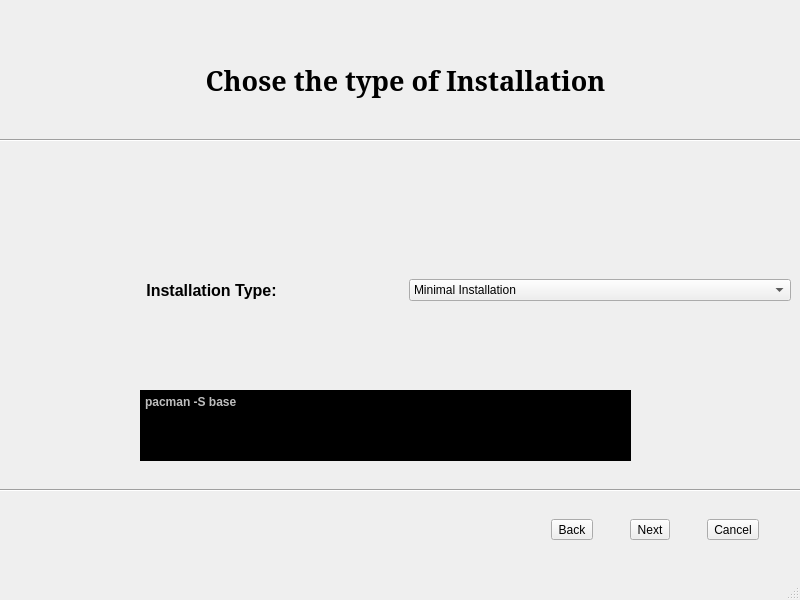
<?xml version="1.0" encoding="UTF-8"?>
<ui version="4.0">
 <class>ArchLinuxInstaller</class>
 <widget class="QMainWindow" name="ArchLinuxInstaller">
  <property name="geometry">
   <rect>
    <x>0</x>
    <y>0</y>
    <width>800</width>
    <height>600</height>
   </rect>
  </property>
  <property name="windowTitle">
   <string>MainWindow</string>
  </property>
  <property name="autoFillBackground">
   <bool>false</bool>
  </property>
  <widget class="QWidget" name="centralwidget">
   <widget class="QStackedWidget" name="stackedWidget">
    <property name="enabled">
     <bool>true</bool>
    </property>
    <property name="geometry">
     <rect>
      <x>0</x>
      <y>0</y>
      <width>801</width>
      <height>581</height>
     </rect>
    </property>
    <property name="lineWidth">
     <number>-1</number>
    </property>
    <property name="currentIndex">
     <number>1</number>
    </property>
    <widget class="QWidget" name="page_3">
     <widget class="QLabel" name="label">
      <property name="geometry">
       <rect>
        <x>0</x>
        <y>60</y>
        <width>791</width>
        <height>111</height>
       </rect>
      </property>
      <property name="font">
       <font>
        <family>SimSun</family>
        <pointsize>20</pointsize>
        <bold>true</bold>
        <strikeout>false</strikeout>
       </font>
      </property>
      <property name="text">
       <string>Welcome to the Arch Linux Installation Wizard</string>
      </property>
      <property name="scaledContents">
       <bool>false</bool>
      </property>
      <property name="alignment">
       <set>Qt::AlignmentFlag::AlignCenter</set>
      </property>
      <property name="wordWrap">
       <bool>true</bool>
      </property>
      <property name="margin">
       <number>0</number>
      </property>
     </widget>
     <widget class="QLabel" name="label_2">
      <property name="geometry">
       <rect>
        <x>80</x>
        <y>280</y>
        <width>661</width>
        <height>91</height>
       </rect>
      </property>
      <property name="font">
       <font>
        <pointsize>11</pointsize>
       </font>
      </property>
      <property name="acceptDrops">
       <bool>false</bool>
      </property>
      <property name="text">
       <string>This installer will guide you through the most difficult task of installing Arch Linux on your PC, and you wont feel it as hard as it used to be.</string>
      </property>
      <property name="textFormat">
       <enum>Qt::TextFormat::AutoText</enum>
      </property>
      <property name="scaledContents">
       <bool>false</bool>
      </property>
      <property name="alignment">
       <set>Qt::AlignmentFlag::AlignCenter</set>
      </property>
      <property name="wordWrap">
       <bool>true</bool>
      </property>
     </widget>
     <widget class="QWidget" name="horizontalLayoutWidget_2">
      <property name="geometry">
       <rect>
        <x>579</x>
        <y>490</y>
        <width>211</width>
        <height>80</height>
       </rect>
      </property>
      <layout class="QHBoxLayout" name="horizontalLayout_4">
       <item>
        <widget class="QToolButton" name="toolButton_2">
         <property name="text">
          <string>Next</string>
         </property>
        </widget>
       </item>
       <item>
        <widget class="QToolButton" name="toolButton_3">
         <property name="text">
          <string>Cancel</string>
         </property>
        </widget>
       </item>
      </layout>
     </widget>
     <widget class="Line" name="line_9">
      <property name="geometry">
       <rect>
        <x>-60</x>
        <y>160</y>
        <width>931</width>
        <height>41</height>
       </rect>
      </property>
      <property name="orientation">
       <enum>Qt::Orientation::Horizontal</enum>
      </property>
     </widget>
     <widget class="Line" name="line_10">
      <property name="geometry">
       <rect>
        <x>-70</x>
        <y>30</y>
        <width>961</width>
        <height>41</height>
       </rect>
      </property>
      <property name="orientation">
       <enum>Qt::Orientation::Horizontal</enum>
      </property>
     </widget>
     <widget class="Line" name="line_11">
      <property name="geometry">
       <rect>
        <x>-100</x>
        <y>475</y>
        <width>991</width>
        <height>31</height>
       </rect>
      </property>
      <property name="orientation">
       <enum>Qt::Orientation::Horizontal</enum>
      </property>
     </widget>
    </widget>
    <widget class="QWidget" name="page_4">
     <widget class="QWidget" name="horizontalLayoutWidget">
      <property name="geometry">
       <rect>
        <x>520</x>
        <y>490</y>
        <width>271</width>
        <height>80</height>
       </rect>
      </property>
      <layout class="QHBoxLayout" name="horizontalLayout_3">
       <item>
        <widget class="QToolButton" name="toolButton_4">
         <property name="text">
          <string>Back</string>
         </property>
        </widget>
       </item>
       <item>
        <widget class="QToolButton" name="toolButton_6">
         <property name="text">
          <string>Next</string>
         </property>
        </widget>
       </item>
       <item>
        <widget class="QToolButton" name="toolButton_5">
         <property name="text">
          <string>Cancel</string>
         </property>
        </widget>
       </item>
      </layout>
     </widget>
     <widget class="QWidget" name="verticalLayoutWidget">
      <property name="geometry">
       <rect>
        <x>20</x>
        <y>200</y>
        <width>771</width>
        <height>181</height>
       </rect>
      </property>
      <layout class="QVBoxLayout" name="verticalLayout_2">
       <item>
        <layout class="QHBoxLayout" name="horizontalLayout_6">
         <item>
          <widget class="QLabel" name="label_3">
           <property name="font">
            <font>
             <pointsize>12</pointsize>
             <bold>true</bold>
            </font>
           </property>
           <property name="text">
            <string>Installation Type:</string>
           </property>
           <property name="alignment">
            <set>Qt::AlignmentFlag::AlignCenter</set>
           </property>
          </widget>
         </item>
         <item>
          <widget class="QComboBox" name="comboBox">
           <property name="font">
            <font>
             <bold>false</bold>
            </font>
           </property>
           <item>
            <property name="text">
             <string>Minimal Installation</string>
            </property>
           </item>
           <item>
            <property name="text">
             <string>Normal Installation with a GUI</string>
            </property>
           </item>
           <item>
            <property name="text">
             <string>Normal Installation with a GUI and some Utilities</string>
            </property>
           </item>
          </widget>
         </item>
        </layout>
       </item>
      </layout>
     </widget>
     <widget class="QLabel" name="label_4">
      <property name="geometry">
       <rect>
        <x>110</x>
        <y>60</y>
        <width>591</width>
        <height>41</height>
       </rect>
      </property>
      <property name="font">
       <font>
        <family>SimSun</family>
        <pointsize>20</pointsize>
        <italic>false</italic>
        <bold>true</bold>
       </font>
      </property>
      <property name="text">
       <string>Chose the type of Installation</string>
      </property>
      <property name="alignment">
       <set>Qt::AlignmentFlag::AlignCenter</set>
      </property>
     </widget>
     <widget class="Line" name="line_12">
      <property name="enabled">
       <bool>true</bool>
      </property>
      <property name="geometry">
       <rect>
        <x>-80</x>
        <y>480</y>
        <width>1001</width>
        <height>20</height>
       </rect>
      </property>
      <property name="orientation">
       <enum>Qt::Orientation::Horizontal</enum>
      </property>
     </widget>
     <widget class="Line" name="line_7">
      <property name="geometry">
       <rect>
        <x>-120</x>
        <y>130</y>
        <width>1081</width>
        <height>20</height>
       </rect>
      </property>
      <property name="orientation">
       <enum>Qt::Orientation::Horizontal</enum>
      </property>
     </widget>
     <widget class="QTextEdit" name="textEdit">
      <property name="enabled">
       <bool>false</bool>
      </property>
      <property name="geometry">
       <rect>
        <x>140</x>
        <y>390</y>
        <width>491</width>
        <height>71</height>
       </rect>
      </property>
      <property name="font">
       <font>
        <bold>true</bold>
       </font>
      </property>
      <property name="cursor" stdset="0">
       <cursorShape>IBeamCursor</cursorShape>
      </property>
      <property name="styleSheet">
       <string notr="true">background-color: rgb(0, 0, 0);</string>
      </property>
      <property name="html">
       <string>&lt;!DOCTYPE HTML PUBLIC &quot;-//W3C//DTD HTML 4.0//EN&quot; &quot;http://www.w3.org/TR/REC-html40/strict.dtd&quot;&gt;
&lt;html&gt;&lt;head&gt;&lt;meta name=&quot;qrichtext&quot; content=&quot;1&quot; /&gt;&lt;meta charset=&quot;utf-8&quot; /&gt;&lt;style type=&quot;text/css&quot;&gt;
p, li { white-space: pre-wrap; }
hr { height: 1px; border-width: 0; }
li.unchecked::marker { content: &quot;\2610&quot;; }
li.checked::marker { content: &quot;\2612&quot;; }
&lt;/style&gt;&lt;/head&gt;&lt;body style=&quot; font-family:'Noto Sans'; font-size:10pt; font-weight:700; font-style:normal;&quot;&gt;
&lt;p style=&quot; margin-top:0px; margin-bottom:0px; margin-left:0px; margin-right:0px; -qt-block-indent:0; text-indent:0px;&quot;&gt;&lt;span style=&quot; font-family:'Segoe UI'; font-size:9pt;&quot;&gt;pacman -S base&lt;/span&gt;&lt;/p&gt;&lt;/body&gt;&lt;/html&gt;</string>
      </property>
      <property name="placeholderText">
       <string/>
      </property>
     </widget>
    </widget>
    <widget class="QWidget" name="page_5">
     <widget class="QLabel" name="label_5">
      <property name="geometry">
       <rect>
        <x>110</x>
        <y>40</y>
        <width>591</width>
        <height>81</height>
       </rect>
      </property>
      <property name="font">
       <font>
        <family>SimSun</family>
        <pointsize>20</pointsize>
        <italic>false</italic>
        <bold>true</bold>
       </font>
      </property>
      <property name="text">
       <string>Disk Setup: How do you want Arch Installed?</string>
      </property>
      <property name="alignment">
       <set>Qt::AlignmentFlag::AlignCenter</set>
      </property>
      <property name="wordWrap">
       <bool>true</bool>
      </property>
     </widget>
     <widget class="QWidget" name="verticalLayoutWidget_2">
      <property name="geometry">
       <rect>
        <x>100</x>
        <y>210</y>
        <width>609</width>
        <height>201</height>
       </rect>
      </property>
      <layout class="QVBoxLayout" name="verticalLayout_3">
       <item>
        <widget class="Line" name="line_16">
         <property name="orientation">
          <enum>Qt::Orientation::Horizontal</enum>
         </property>
        </widget>
       </item>
       <item>
        <widget class="QRadioButton" name="radioButton">
         <property name="font">
          <font>
           <pointsize>12</pointsize>
          </font>
         </property>
         <property name="text">
          <string>Install Arch alongside &amp;your existing puny OS</string>
         </property>
        </widget>
       </item>
       <item>
        <widget class="Line" name="line_13">
         <property name="orientation">
          <enum>Qt::Orientation::Horizontal</enum>
         </property>
        </widget>
       </item>
       <item>
        <widget class="QRadioButton" name="radioButton_2">
         <property name="font">
          <font>
           <pointsize>12</pointsize>
          </font>
         </property>
         <property name="text">
          <string>Erase dis&amp;k and install Arch</string>
         </property>
        </widget>
       </item>
       <item>
        <widget class="Line" name="line_14">
         <property name="orientation">
          <enum>Qt::Orientation::Horizontal</enum>
         </property>
        </widget>
       </item>
       <item>
        <widget class="QRadioButton" name="radioButton_3">
         <property name="font">
          <font>
           <pointsize>12</pointsize>
          </font>
         </property>
         <property name="text">
          <string>Man&amp;ual Installation</string>
         </property>
        </widget>
       </item>
       <item>
        <widget class="Line" name="line_15">
         <property name="orientation">
          <enum>Qt::Orientation::Horizontal</enum>
         </property>
        </widget>
       </item>
      </layout>
     </widget>
     <widget class="QWidget" name="horizontalLayoutWidget_4">
      <property name="geometry">
       <rect>
        <x>520</x>
        <y>490</y>
        <width>271</width>
        <height>80</height>
       </rect>
      </property>
      <layout class="QHBoxLayout" name="horizontalLayout_7">
       <item>
        <widget class="QToolButton" name="toolButton_7">
         <property name="text">
          <string>Back</string>
         </property>
        </widget>
       </item>
       <item>
        <widget class="QToolButton" name="toolButton_8">
         <property name="text">
          <string>Next</string>
         </property>
         <property name="autoRaise">
          <bool>false</bool>
         </property>
        </widget>
       </item>
       <item>
        <widget class="QToolButton" name="toolButton_9">
         <property name="text">
          <string>Cancel</string>
         </property>
        </widget>
       </item>
      </layout>
     </widget>
     <widget class="Line" name="line_17">
      <property name="geometry">
       <rect>
        <x>-160</x>
        <y>130</y>
        <width>1101</width>
        <height>20</height>
       </rect>
      </property>
      <property name="orientation">
       <enum>Qt::Orientation::Horizontal</enum>
      </property>
     </widget>
     <widget class="Line" name="line_19">
      <property name="geometry">
       <rect>
        <x>-270</x>
        <y>480</y>
        <width>1291</width>
        <height>20</height>
       </rect>
      </property>
      <property name="orientation">
       <enum>Qt::Orientation::Horizontal</enum>
      </property>
     </widget>
    </widget>
    <widget class="QWidget" name="page_6">
     <widget class="QWidget" name="horizontalLayoutWidget_14">
      <property name="geometry">
       <rect>
        <x>520</x>
        <y>490</y>
        <width>271</width>
        <height>80</height>
       </rect>
      </property>
      <layout class="QHBoxLayout" name="horizontalLayout_18">
       <item>
        <widget class="QToolButton" name="toolButton_19">
         <property name="text">
          <string>Back</string>
         </property>
        </widget>
       </item>
       <item>
        <widget class="QToolButton" name="toolButton_20">
         <property name="text">
          <string>Next</string>
         </property>
        </widget>
       </item>
       <item>
        <widget class="QToolButton" name="toolButton_21">
         <property name="text">
          <string>Cancel</string>
         </property>
        </widget>
       </item>
      </layout>
     </widget>
     <widget class="QToolButton" name="AddButton">
      <property name="geometry">
       <rect>
        <x>20</x>
        <y>440</y>
        <width>25</width>
        <height>30</height>
       </rect>
      </property>
      <property name="text">
       <string>+</string>
      </property>
     </widget>
     <widget class="QToolButton" name="RemoveButton">
      <property name="geometry">
       <rect>
        <x>60</x>
        <y>440</y>
        <width>25</width>
        <height>30</height>
       </rect>
      </property>
      <property name="font">
       <font>
        <pointsize>14</pointsize>
        <bold>true</bold>
       </font>
      </property>
      <property name="text">
       <string>-</string>
      </property>
     </widget>
     <widget class="QToolButton" name="ChangeButton">
      <property name="geometry">
       <rect>
        <x>100</x>
        <y>440</y>
        <width>91</width>
        <height>31</height>
       </rect>
      </property>
      <property name="text">
       <string>Change</string>
      </property>
     </widget>
     <widget class="Line" name="line_8">
      <property name="geometry">
       <rect>
        <x>-200</x>
        <y>480</y>
        <width>1061</width>
        <height>20</height>
       </rect>
      </property>
      <property name="orientation">
       <enum>Qt::Orientation::Horizontal</enum>
      </property>
     </widget>
     <widget class="QTreeWidget" name="treeWidget">
      <property name="geometry">
       <rect>
        <x>10</x>
        <y>120</y>
        <width>781</width>
        <height>301</height>
       </rect>
      </property>
      <property name="columnCount">
       <number>4</number>
      </property>
      <column>
       <property name="text">
        <string>Partition</string>
       </property>
      </column>
      <column>
       <property name="text">
        <string>Size</string>
       </property>
      </column>
      <column>
       <property name="text">
        <string>Type</string>
       </property>
      </column>
      <column>
       <property name="text">
        <string>Mount Point</string>
       </property>
      </column>
     </widget>
     <widget class="QLabel" name="label_16">
      <property name="geometry">
       <rect>
        <x>120</x>
        <y>20</y>
        <width>591</width>
        <height>81</height>
       </rect>
      </property>
      <property name="font">
       <font>
        <family>SimSun</family>
        <pointsize>20</pointsize>
        <italic>false</italic>
        <bold>true</bold>
       </font>
      </property>
      <property name="text">
       <string>Partition</string>
      </property>
      <property name="alignment">
       <set>Qt::AlignmentFlag::AlignCenter</set>
      </property>
      <property name="wordWrap">
       <bool>true</bool>
      </property>
     </widget>
     <widget class="Line" name="line_23">
      <property name="geometry">
       <rect>
        <x>-130</x>
        <y>90</y>
        <width>1091</width>
        <height>20</height>
       </rect>
      </property>
      <property name="orientation">
       <enum>Qt::Orientation::Horizontal</enum>
      </property>
     </widget>
    </widget>
    <widget class="QWidget" name="page">
     <widget class="QWidget" name="horizontalLayoutWidget_5">
      <property name="geometry">
       <rect>
        <x>520</x>
        <y>490</y>
        <width>271</width>
        <height>80</height>
       </rect>
      </property>
      <layout class="QHBoxLayout" name="horizontalLayout_8">
       <item>
        <widget class="QToolButton" name="toolButton_10">
         <property name="text">
          <string>Back</string>
         </property>
        </widget>
       </item>
       <item>
        <widget class="QToolButton" name="toolButton_11">
         <property name="text">
          <string>Next</string>
         </property>
         <property name="autoRaise">
          <bool>false</bool>
         </property>
        </widget>
       </item>
       <item>
        <widget class="QToolButton" name="toolButton_12">
         <property name="text">
          <string>Cancel</string>
         </property>
        </widget>
       </item>
      </layout>
     </widget>
     <widget class="QWidget" name="verticalLayoutWidget_3">
      <property name="geometry">
       <rect>
        <x>10</x>
        <y>70</y>
        <width>784</width>
        <height>411</height>
       </rect>
      </property>
      <layout class="QVBoxLayout" name="verticalLayout_4">
       <item>
        <widget class="Line" name="line_6">
         <property name="orientation">
          <enum>Qt::Orientation::Horizontal</enum>
         </property>
        </widget>
       </item>
       <item>
        <layout class="QHBoxLayout" name="horizontalLayout_11">
         <item>
          <widget class="QLabel" name="label_9">
           <property name="text">
            <string>Your Name                          </string>
           </property>
          </widget>
         </item>
         <item>
          <widget class="QLineEdit" name="lineEdit">
           <property name="sizePolicy">
            <sizepolicy hsizetype="MinimumExpanding" vsizetype="Fixed">
             <horstretch>0</horstretch>
             <verstretch>0</verstretch>
            </sizepolicy>
           </property>
          </widget>
         </item>
        </layout>
       </item>
       <item>
        <widget class="Line" name="line">
         <property name="orientation">
          <enum>Qt::Orientation::Horizontal</enum>
         </property>
        </widget>
       </item>
       <item>
        <layout class="QHBoxLayout" name="horizontalLayout_9">
         <item>
          <widget class="QLabel" name="label_7">
           <property name="text">
            <string>Your Computer's Name      </string>
           </property>
          </widget>
         </item>
         <item>
          <widget class="QLineEdit" name="lineEdit_2"/>
         </item>
        </layout>
       </item>
       <item>
        <widget class="Line" name="line_2">
         <property name="orientation">
          <enum>Qt::Orientation::Horizontal</enum>
         </property>
        </widget>
       </item>
       <item>
        <layout class="QHBoxLayout" name="horizontalLayout_10">
         <item>
          <widget class="QLabel" name="label_8">
           <property name="enabled">
            <bool>true</bool>
           </property>
           <property name="text">
            <string>Your Username                   </string>
           </property>
          </widget>
         </item>
         <item>
          <widget class="QLineEdit" name="lineEdit_3">
           <property name="minimumSize">
            <size>
             <width>597</width>
             <height>0</height>
            </size>
           </property>
          </widget>
         </item>
        </layout>
       </item>
       <item>
        <widget class="Line" name="line_3">
         <property name="orientation">
          <enum>Qt::Orientation::Horizontal</enum>
         </property>
        </widget>
       </item>
       <item>
        <layout class="QHBoxLayout" name="horizontalLayout_12">
         <property name="sizeConstraint">
          <enum>QLayout::SizeConstraint::SetDefaultConstraint</enum>
         </property>
         <item>
          <widget class="QLabel" name="label_10">
           <property name="sizePolicy">
            <sizepolicy hsizetype="Fixed" vsizetype="Preferred">
             <horstretch>0</horstretch>
             <verstretch>0</verstretch>
            </sizepolicy>
           </property>
           <property name="text">
            <string>Password                             </string>
           </property>
          </widget>
         </item>
         <item>
          <widget class="QLineEdit" name="lineEdit_4">
           <property name="sizePolicy">
            <sizepolicy hsizetype="Expanding" vsizetype="Fixed">
             <horstretch>0</horstretch>
             <verstretch>0</verstretch>
            </sizepolicy>
           </property>
           <property name="placeholderText">
            <string>Enter a password</string>
           </property>
          </widget>
         </item>
         <item>
          <widget class="QLabel" name="label_password">
           <property name="enabled">
            <bool>true</bool>
           </property>
           <property name="sizePolicy">
            <sizepolicy hsizetype="Fixed" vsizetype="Ignored">
             <horstretch>0</horstretch>
             <verstretch>0</verstretch>
            </sizepolicy>
           </property>
           <property name="maximumSize">
            <size>
             <width>240</width>
             <height>11</height>
            </size>
           </property>
           <property name="font">
            <font>
             <pointsize>9</pointsize>
            </font>
           </property>
           <property name="frameShape">
            <enum>QFrame::Shape::NoFrame</enum>
           </property>
           <property name="lineWidth">
            <number>0</number>
           </property>
           <property name="text">
            <string/>
           </property>
          </widget>
         </item>
        </layout>
       </item>
       <item>
        <widget class="Line" name="line_4">
         <property name="orientation">
          <enum>Qt::Orientation::Horizontal</enum>
         </property>
        </widget>
       </item>
       <item>
        <layout class="QHBoxLayout" name="horizontalLayout_13">
         <item>
          <widget class="QLabel" name="label_11">
           <property name="text">
            <string>Retype Password                </string>
           </property>
          </widget>
         </item>
         <item>
          <widget class="QLineEdit" name="lineEdit_5">
           <property name="placeholderText">
            <string>Retype your Password</string>
           </property>
          </widget>
         </item>
         <item>
          <widget class="QLabel" name="label_re_password">
           <property name="sizePolicy">
            <sizepolicy hsizetype="Fixed" vsizetype="Ignored">
             <horstretch>0</horstretch>
             <verstretch>0</verstretch>
            </sizepolicy>
           </property>
           <property name="maximumSize">
            <size>
             <width>200</width>
             <height>11</height>
            </size>
           </property>
           <property name="text">
            <string/>
           </property>
          </widget>
         </item>
        </layout>
       </item>
       <item>
        <widget class="Line" name="line_5">
         <property name="orientation">
          <enum>Qt::Orientation::Horizontal</enum>
         </property>
        </widget>
       </item>
       <item>
        <widget class="QRadioButton" name="radioButton_4">
         <property name="text">
          <string>Require my Password to log in</string>
         </property>
        </widget>
       </item>
      </layout>
     </widget>
     <widget class="QLabel" name="label_6">
      <property name="geometry">
       <rect>
        <x>-10</x>
        <y>30</y>
        <width>759</width>
        <height>33</height>
       </rect>
      </property>
      <property name="font">
       <font>
        <family>SimSun</family>
        <pointsize>20</pointsize>
        <italic>false</italic>
        <bold>true</bold>
       </font>
      </property>
      <property name="text">
       <string>Create Your Account</string>
      </property>
      <property name="alignment">
       <set>Qt::AlignmentFlag::AlignCenter</set>
      </property>
      <property name="wordWrap">
       <bool>true</bool>
      </property>
     </widget>
     <widget class="Line" name="line_18">
      <property name="geometry">
       <rect>
        <x>-200</x>
        <y>480</y>
        <width>1131</width>
        <height>20</height>
       </rect>
      </property>
      <property name="orientation">
       <enum>Qt::Orientation::Horizontal</enum>
      </property>
     </widget>
    </widget>
    <widget class="QWidget" name="page_2">
     <widget class="QWidget" name="horizontalLayoutWidget_11">
      <property name="geometry">
       <rect>
        <x>520</x>
        <y>490</y>
        <width>271</width>
        <height>80</height>
       </rect>
      </property>
      <layout class="QHBoxLayout" name="horizontalLayout_14">
       <item>
        <widget class="QToolButton" name="toolButton_13">
         <property name="text">
          <string>Back</string>
         </property>
        </widget>
       </item>
       <item>
        <widget class="QToolButton" name="toolButton_14">
         <property name="text">
          <string>Install</string>
         </property>
        </widget>
       </item>
       <item>
        <widget class="QToolButton" name="toolButton_15">
         <property name="text">
          <string>Cancel</string>
         </property>
        </widget>
       </item>
      </layout>
     </widget>
     <widget class="QLabel" name="label_12">
      <property name="geometry">
       <rect>
        <x>10</x>
        <y>30</y>
        <width>771</width>
        <height>61</height>
       </rect>
      </property>
      <property name="font">
       <font>
        <family>SimSun</family>
        <pointsize>20</pointsize>
        <italic>false</italic>
        <bold>true</bold>
       </font>
      </property>
      <property name="text">
       <string>Select Your Timezone</string>
      </property>
      <property name="alignment">
       <set>Qt::AlignmentFlag::AlignCenter</set>
      </property>
      <property name="wordWrap">
       <bool>true</bool>
      </property>
     </widget>
     <widget class="QWidget" name="verticalLayoutWidget_4">
      <property name="geometry">
       <rect>
        <x>130</x>
        <y>160</y>
        <width>551</width>
        <height>121</height>
       </rect>
      </property>
      <layout class="QVBoxLayout" name="verticalLayout_5">
       <item>
        <layout class="QHBoxLayout" name="horizontalLayout_15">
         <item>
          <widget class="QLabel" name="label_13">
           <property name="text">
            <string>Location</string>
           </property>
          </widget>
         </item>
         <item>
          <widget class="QComboBox" name="comboBox_2">
           <property name="currentText">
            <string>Default (USA)</string>
           </property>
           <item>
            <property name="text">
             <string>Default (USA)</string>
            </property>
           </item>
           <item>
            <property name="text">
             <string>Nepal</string>
            </property>
           </item>
           <item>
            <property name="text">
             <string>India</string>
            </property>
           </item>
           <item>
            <property name="text">
             <string>South Africa</string>
            </property>
           </item>
          </widget>
         </item>
        </layout>
       </item>
       <item>
        <widget class="Line" name="line_20">
         <property name="orientation">
          <enum>Qt::Orientation::Horizontal</enum>
         </property>
        </widget>
       </item>
       <item>
        <layout class="QHBoxLayout" name="horizontalLayout_16">
         <item>
          <widget class="QLabel" name="label_14">
           <property name="text">
            <string>Timezone</string>
           </property>
          </widget>
         </item>
         <item>
          <widget class="QComboBox" name="comboBox_3">
           <item>
            <property name="text">
             <string>Default (Washington DC)</string>
            </property>
           </item>
           <item>
            <property name="text">
             <string>Kathmandu</string>
            </property>
           </item>
           <item>
            <property name="text">
             <string>New Delhi</string>
            </property>
           </item>
          </widget>
         </item>
        </layout>
       </item>
      </layout>
     </widget>
     <widget class="Line" name="line_21">
      <property name="geometry">
       <rect>
        <x>-130</x>
        <y>100</y>
        <width>1011</width>
        <height>20</height>
       </rect>
      </property>
      <property name="orientation">
       <enum>Qt::Orientation::Horizontal</enum>
      </property>
     </widget>
     <widget class="Line" name="line_22">
      <property name="geometry">
       <rect>
        <x>-210</x>
        <y>480</y>
        <width>1281</width>
        <height>20</height>
       </rect>
      </property>
      <property name="orientation">
       <enum>Qt::Orientation::Horizontal</enum>
      </property>
     </widget>
     <widget class="QRadioButton" name="radioButton_5">
      <property name="geometry">
       <rect>
        <x>130</x>
        <y>390</y>
        <width>511</width>
        <height>71</height>
       </rect>
      </property>
      <property name="text">
       <string>I understand what I'm getting myself into</string>
      </property>
     </widget>
     <widget class="QLabel" name="label_15">
      <property name="geometry">
       <rect>
        <x>100</x>
        <y>310</y>
        <width>611</width>
        <height>71</height>
       </rect>
      </property>
      <property name="font">
       <font>
        <family>Harrington</family>
        <pointsize>12</pointsize>
       </font>
      </property>
      <property name="text">
       <string>Sure you wanna proceed? There's no turning back once you've pressed install. So you can only sing to &quot;I wan't to break free&quot; but you can't actually break free. So make sure that you've fully understood what you are getting yourself into.</string>
      </property>
      <property name="wordWrap">
       <bool>true</bool>
      </property>
     </widget>
    </widget>
   </widget>
  </widget>
  <widget class="QStatusBar" name="statusbar"/>
 </widget>
 <resources/>
 <connections/>
</ui>
